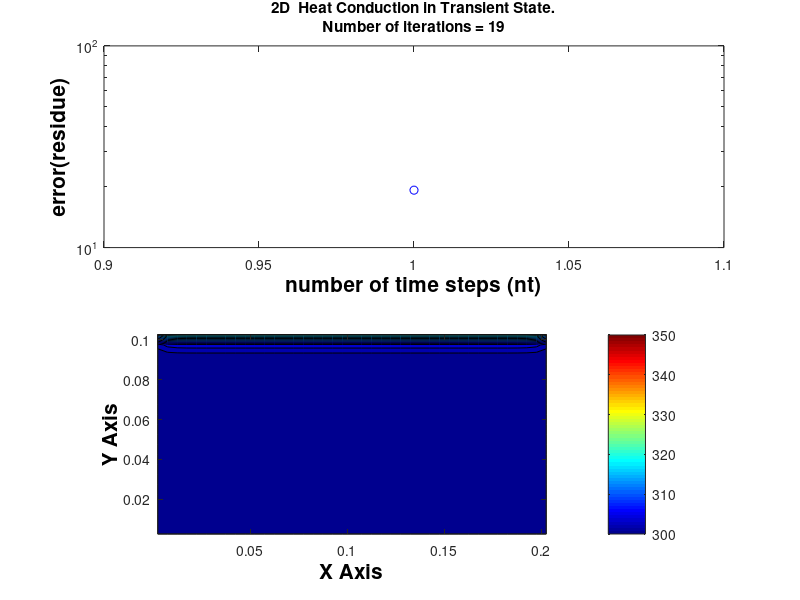

The MATLAB source for this figure: (Note: this script raises an error after producing the figure.)
close all; clear all; clc;

% Two Dimensional Transient Heat Conduction
% Finite Volume Method
% Constant Wall Temperature Boundaries
%     ___________________________
%    |           Top             |
%    |                           |
% Ly | Left                      | Right
%    |           Bottom          |
%    |___________________________|
%                Lx

% PROPERTIES
Lx = 0.2;             % [m]        Length of Plate
Ly = 0.1;             % [m]        Height of Plate
C = 900;              % [J/(kg.K)  Specific Heat
rho = 2700;           % [kg/(m^3)] Density
K = 250;              % [W/(m.K)]  Thermal conductivity
alpha = K/(rho*C);    % [m^2/s]    Thermal diffusivity

% DOMAIN
dx	= 0.005;                 % Node spacing in x
dy	= 0.005;                 % Node spacing in y
nx	= Lx/dx;                 % Number of Control Volumes in x
ny	= Ly/dy;                 % Number of Control Volumes in y
x	= dx/2:dx:Lx+(dx/2);     % Nodal Positions in x
y	= dy/2:dy:Ly+(dy/2);     % Nodal Positions in y
dV  = dx*dy*1;
Ae = dy; Aw = Ae;
As = dx; An = As;

% TIME INITIALIZATION
time = 60;
dt = 0.1;
Cx = alpha*dt/(dx^2);
Cy = alpha*dt/(dy^2);
timesteps = time/dt;

% BOUNDARY CONDITIONS
Tt = 350;   % [degC]    Top Wall Temperature
Tb = 300;   % [degC]    Bottom Wall Temperature
Tl = 300;   % [degC]    Left Wall Temperature
Tr = 300;   % [degC]    Right Wall Temperature

% INITIALIZATION
Nx = nx+1;
Ny = ny+1;
M = zeros(Nx,Ny);
Tini = 300;
T = Tini*(1+M);
error = 1000;
counter = 0;
Told = T;
Tp = Told;

for k = 1:timesteps

while (error>1e-4)

for i = 1:Nx
for j = 1:Ny
    
    aP0 = rho*C*dV/dt;

if (i>1) && (i<Nx) && (j==Ny) %Top wall
    aE = K*Ae/dx;   aW = K*Aw/dx;   aN = 0;   aS = K*As/dy;
    sP = -2*K*An/dy;
    sU = 2*K*An*Tt/dy;
    aP = aP0 + aE + aW + aN + aS -sP;
    H = aE*Told(i+1,j) + aW*Told(i-1,j);
    V = aN*Tt + aS*Told(i,j-1);
    b = sU + (aP0*Tp(i,j));

elseif (i>1) && (i<Nx) && (j==1) %Bottom wall
    aE = K*Ae/dx;   aW = K*Aw/dx;   aN = K*An/dy;   aS = 0;
    sP = -2*K*As/dy;
    sU = 2*K*As*Tb/dy;
    aP = aP0 + aE + aW + aN + aS -sP;
    H = aE*Told(i+1,j) + aW*Told(i-1,j);
    V = aN*Told(i,j+1) + aS*Tb;
    b = sU + (aP0*Tp(i,j));

elseif (i==1) && (j>1) && (j<Ny) % Left wall
    aE = K*Ae/dx;   aW = 0;   aN = K*An/dy;   aS = K*As/dy;
    sP = -2*K*Aw/dx;
    sU = 2*K*Aw*Tl/dx;
    aP = aP0 + aE + aW + aN + aS -sP;
    H = aE*Told(i+1,j) + aW*Tl;
    V = aN*Told(i,j+1) + aS*Told(i,j-1);
    b = sU + (aP0*Tp(i,j));

elseif (i==Nx) && (j>1) && (j<Ny) % Right wall
    aE = 0;   aW = K*Aw/dx;   aN = K*An/dy;   aS = K*As/dy;
    sP = -2*K*Ae/dx;
    sU = 2*K*Ae*Tr/dx;
    aP = aP0 + aE + aW + aN + aS -sP;
    H = aE*Tr + aW*Told(i-1,j);
    V = aN*Told(i,j+1) + aS*Told(i,j-1);
    b = sU + (aP0*Tp(i,j));

elseif (i==1) && (j==1) % Bottom Left Corner
    aE = K*Ae/dx;   aW = 0;   aN = K*An/dy;   aS = 0;
    sP = -2*(K*As/dy + K*Aw/dx);
    sU = 2*(K*As*Tb/dy + K*Aw*Tl/dx);
    aP = aP0 + aE + aW + aN + aS -sP;
    H = aE*Told(i+1,j) + aW*Tl;
    V = aN*Told(i,j+1) + aS*Tb;
    b = sU + (aP0*Tp(i,j));

elseif (i==Nx) && (j==1)    % Bottom Right Corner
    aE = 0;   aW = K*Aw/dx;   aN = K*An/dy;   aS = 0;
    sP = -2*(K*As/dy + K*Ae/dx);
    sU = 2*(K*As*Tb/dy + K*Ae*Tr/dx);
    aP = aP0 + aE + aW + aN + aS -sP;
    H = aE*Tr + aW*Told(i-1,j);
    V = aN*Told(i,j+1) + aS*Tb;
    b = sU + (aP0*Tp(i,j));

elseif (i==1) && (j==Ny)    % Top Left Corner
    aE = K*Ae/dx;   aW = 0;   aN = 0;   aS = K*As/dy;
    sP = -2*(K*An/dy + K*Aw/dx);
    sU = 2*(K*An*Tt/dy + K*Aw*Tl/dx);
    aP = aP0 + aE + aW + aN + aS -sP;
    H = aE*Told(i+1,j) + aW*Tl;
    V = aN*Tt + aS*Told(i,j-1);
    b = sU + (aP0*Tp(i,j));

elseif (i==Nx) && (j==Ny)    % Top Right Corner
    aE = 0;   aW = K*Aw/dx;   aN = 0;   aS = K*As/dy;
    sP = -2*(K*An/dy + K*Ae/dx);
    sU = 2*(K*An*Tt/dy + K*Ae*Tr/dx);
    aP = aP0 + aE + aW + aN + aS -sP;
    H = aE*Tr + aW*Told(i-1,j);
    V = aN*Tt + aS*Told(i,j-1);
    b = sU + (aP0*Tp(i,j));

else
    aE = K*Ae/dx;   aW = K*Aw/dx;   aN = K*An/dy;   aS = K*As/dy;
    sP = 0;         sU = 0;
    aP = aP0 + aE + aW + aN + aS -sP;
    H = aE*Told(i+1,j) + aW*Told(i-1,j);
    V = aN*Told(i,j+1) + aS*Told(i,j-1);
    b = sU + (aP0*Tp(i,j));

end
T(i,j)=(1/aP)*(H + V + b);
end
end
    error = max(max(abs(T - Told))) ;
    Told = T;
    counter = counter + 1;
end
    error = 1000;
    error1 = max(max(abs(T - Tp)));
    Tp = T ;


    subplot(2,1,1);
    semilogy(k,error1,'marker','o','color','b');
    hold on;
    xlabel('number of time steps (nt)','Fontsize',15,'Fontweight','bold','color','k');
    ylabel('error(residue)','Fontsize',15,'Fontweight','bold','color','k');
    title({['2D  Heat Conduction in Transient State.'],['Number of iterations = ',num2str(counter)]});
    pause(0.001)
   
    subplot(2,1,2);
    contourf(x,y,T');
    colorbar;
    caxis([min([Tl Tr Tb Tt]) max([Tl Tr Tb Tt])]);
    colormap(jet)
    pbaspect([Nx/Ny 1 1]) 
    xlabel('X Axis','Fontsize',15,'Fontweight','bold','color','k');
    ylabel('Y Axis','Fontsize',15,'Fontweight','bold','color','k');

    J(k)=T(32,15);
    
    H = gcf;
    H.WindowState = 'maximized';
end

    figure(2)
    plot(dt:dt:time,J)
    xlabel('Time (s)')
    ylabel('Temperature (\circC)')
    title('Time-temperature Profile at (x,y)=(0.16,0.075)');
